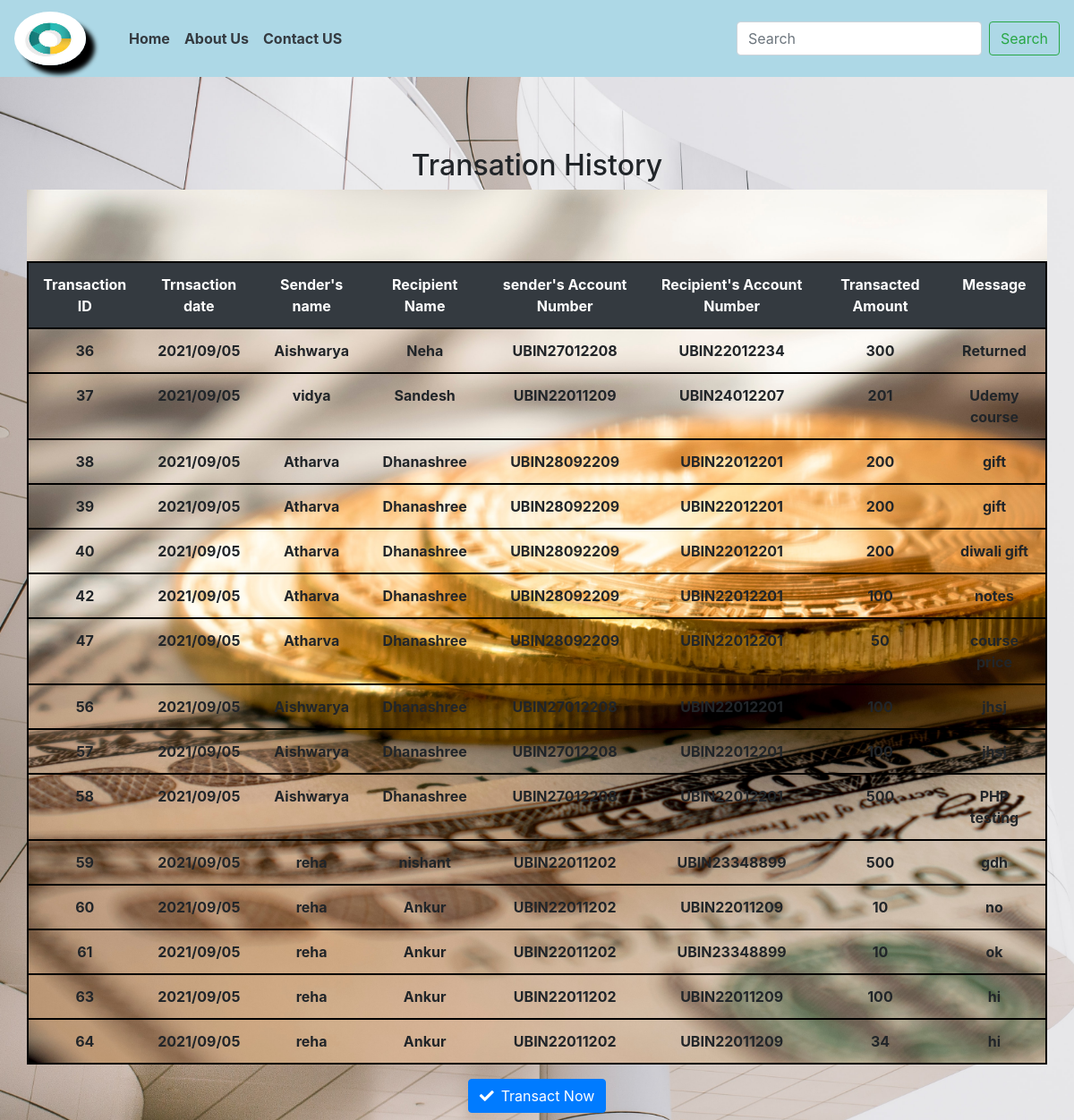
The page /history.php on the database its author committed.
### tables this page shows
CREATE TABLE `transaction` (
  `tid` int(11) NOT NULL,
  `senderName` varchar(200) DEFAULT NULL,
  `recipientName` varchar(200) DEFAULT NULL,
  `senderAccountNum` varchar(200) DEFAULT NULL,
  `recipientAccountNum` varchar(200) DEFAULT NULL,
  `amount` int(11) DEFAULT NULL,
  `msg` varchar(220) DEFAULT NULL
);

### history.php (the view, shortened to what this page needs)
<!DOCTYPE html>
<html lang="en">
<head>
  <!doctype html>
  <html lang="en">
  <head>
    <link rel="stylesheet" type="text/css" href="//cdn.jsdelivr.net/npm/slick-carousel@1.8.1/slick/slick.css" />
    <link rel="stylesheet" href="https://cdn.jsdelivr.net/npm/bootstrap@4.5.3/dist/css/bootstrap.min.css"
>
    <link rel="stylesheet" href="./styles/main.css" media="all">
    <link rel="stylesheet" href="./styles/all.min.css" media="all">
    <link rel="stylesheet" href="./styles/fontawesome.min.css" media="all">
  </head>
<body>
</body>
</html>
</head>
<body class="fac">
  <section class="navbar1">
    <nav class="navbar navbar-expand-lg navbar-light">
      <a class="navbar-brand" href="index.php"><img src="./img/logo.jpg" class="logo"></a>
      <div class="collapse navbar-collapse" id="navbarSupportedContent">
        <ul class="navbar-nav mr-auto pl-4">
          <li class="nav-item active">
            <a class="nav-link text-dark" href="index.php">Home <span class="sr-only">(current)</span></a>
          </li>
          <li class="nav-item">
            <a class="nav-link text-dark" href="aboutus.html">About Us</a>
          </li>
          <li class="nav-item">
            <a class="nav-link text-dark" href="contactus.html">Contact US</a>
          </li>
        </ul>
        <form class="form-inline my-2 my-lg-0">
          <input class="form-control mr-sm-2" type="search" placeholder="Search" aria-label="Search">
          <a href="#" class="btn btn-outline-success my-2 my-sm-0">Search
         </a>
         </form>
    </nav>
  </section>
<center style="margin-top:5rem;">
 <h2>Transation History</h2>
</center>
 <div class="container cs"  style="padding:0px;">
 <div class="col-lg-12"  style="padding:0px;">
 <br><br>
 <br>
 <table  id="tabledata" class=" table pb-0 pt-0 table-hover cs"  style="padding:0px; border:black solid 2px; vertical-align: middle;">
 <tr class="bg-dark text-white text-center" style="padding:0px; vertical-align: middle; font-size:bold; border:black solid 2px;">
 <th>Transaction ID</th>
 <th>Trnsaction date</th>
 <th>Sender's name </th>
 <th> Recipient Name </th>
 <th>sender's Account Number</th>
 <th>Recipient's Account Number</th>
 <th>Transacted Amount</th>
 <th>Message</th>
 </tr >
 <?php
include('connection.php');
$query="SELECT * FROM `transaction` ";
$query_run= mysqli_query($con,$query);
 while($res = mysqli_fetch_array($query_run)){
  ?>
 <tr class="text-center" style="font-weight:bold;border:black solid 2px;">
 <td> <?php echo $res['tid'];  ?> </td>
 <td><?php
echo   date("Y/m/d");
?></td>
 <td > <?php echo $res['senderName'];  ?> </td>
 <td> <?php echo $res['recipientName'];  ?> </td>
 <td> <?php echo $res['senderAccountNum'];  ?> </td>
 <td> <?php echo $res['recipientAccountNum'];  ?> </td>
 <td> <?php echo $res['amount'];  ?> </td>
 <td> <?php echo $res['msg'];  ?> </td>
 </tr>
 <?php
 }
  ?>
 </table>
</body>
</html>
<div class="text-center pb-2">
                <a href="transact.html" class="btn btn-primary">
                <i class="fa fa-check mr-2"></i>Transact Now
                </a>
                </div>
 </body>
 </html>

### styles/main.css (style rules this page uses)
body { padding: 0px; margin: 0px; }
.navbar1 { background-color:lightblue; font-weight: bold; }
.logo { height: 60px; width: 80px; border-radius: 100%; box-shadow: 10px 10px 5px black; }
* { scroll-behavior: smooth; }
.cs { height: 30rem; background-image: url("./img/c2.jpg"); background-repeat: no-repeat; background-size:cover; background-attachment: fixed; }

### history.php (style rules this page uses)
.fac { height: 25rem; background-image: url("./img/view.jpg"); background-repeat: no-repeat; background-size:cover; background-attachment: fixed; }
table { border:black solid 2px; }

### rows shown on the page
transaction: tid "36", senderName "Aishwarya", recipientName "Neha", senderAccountNum "UBIN27012208", recipientAccountNum "UBIN22012234", amount "300", msg "Returned"
transaction: tid "37", senderName "vidya", recipientName "Sandesh", senderAccountNum "UBIN22011209", recipientAccountNum "UBIN24012207", amount "201", msg "Udemy course"
transaction: tid "38", senderName "Atharva", recipientName "Dhanashree", senderAccountNum "UBIN28092209", recipientAccountNum "UBIN22012201", amount "200", msg "gift"
transaction: tid "39", senderName "Atharva", recipientName "Dhanashree", senderAccountNum "UBIN28092209", recipientAccountNum "UBIN22012201", amount "200", msg "gift"
transaction: tid "40", senderName "Atharva", recipientName "Dhanashree", senderAccountNum "UBIN28092209", recipientAccountNum "UBIN22012201", amount "200", msg "diwali gift"
transaction: tid "42", senderName "Atharva", recipientName "Dhanashree", senderAccountNum "UBIN28092209", recipientAccountNum "UBIN22012201", amount "100", msg "notes"
transaction: tid "47", senderName "Atharva", recipientName "Dhanashree", senderAccountNum "UBIN28092209", recipientAccountNum "UBIN22012201", amount "50", msg "course price"
transaction: tid "56", senderName "Aishwarya", recipientName "Dhanashree", senderAccountNum "UBIN27012208", recipientAccountNum "UBIN22012201", amount "100", msg "jhsj"
transaction: tid "57", senderName "Aishwarya", recipientName "Dhanashree", senderAccountNum "UBIN27012208", recipientAccountNum "UBIN22012201", amount "100", msg "jhsj"
transaction: tid "58", senderName "Aishwarya", recipientName "Dhanashree", senderAccountNum "UBIN27012208", recipientAccountNum "UBIN22012201", amount "500", msg "PHP testing"
transaction: tid "59", senderName "reha", recipientName "nishant", senderAccountNum "UBIN22011202", recipientAccountNum "UBIN23348899", amount "500", msg "gdh"
transaction: tid "60", senderName "reha", recipientName "Ankur", senderAccountNum "UBIN22011202", recipientAccountNum "UBIN22011209", amount "10", msg "no"
transaction: tid "61", senderName "reha", recipientName "Ankur", senderAccountNum "UBIN22011202", recipientAccountNum "UBIN23348899", amount "10", msg "ok"
transaction: tid "63", senderName "reha", recipientName "Ankur", senderAccountNum "UBIN22011202", recipientAccountNum "UBIN22011209", amount "100", msg "hi"
transaction: tid "64", senderName "reha", recipientName "Ankur", senderAccountNum "UBIN22011202", recipientAccountNum "UBIN22011209", amount "34", msg "hi"
